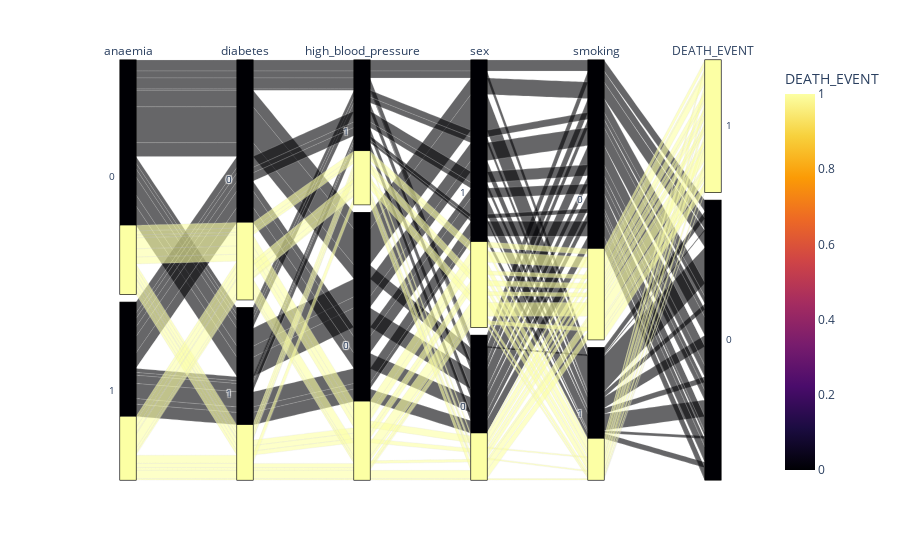

Source (notebook cell):
### Code cell
fig = px.parallel_categories(train[binary_columns], color='DEATH_EVENT', color_continuous_scale=px.colors.sequential.Inferno)
fig.show()

### Figure 1 — Plotly figure (JSON) as saved in the notebook; plotly's stock layout.template omitted (floating-point values rounded to 4 significant figures; data arrays with more than 128 entries replaced by an {"elided": "..."} marker saying what was removed)
{"data": [{"dimensions": [{"label": "anaemia", "values": {"elided": "299 int values"}}, {"label": "diabetes", "values": {"elided": "299 int values"}}, {"label": "high_blood_pressure", "values": {"elided": "299 int values"}}, {"label": "sex", "values": {"elided": "299 int values"}}, {"label": "smoking", "values": {"elided": "299 int values"}}, {"label": "DEATH_EVENT", "values": {"elided": "299 int values"}}], "domain": {"x": [0, 1], "y": [0, 1]}, "line": {"color": {"elided": "299 int values"}, "coloraxis": "coloraxis"}, "name": "", "type": "parcats"}], "layout": {"autosize": true, "coloraxis": {"colorbar": {"title": {"text": "DEATH_EVENT"}}, "colorscale": [[0, "#000004"], [0.1111, "#1b0c41"], [0.2222, "#4a0c6b"], [0.3333, "#781c6d"], [0.4444, "#a52c60"], [0.5556, "#cf4446"], [0.6667, "#ed6925"], [0.7778, "#fb9b06"], [0.8889, "#f7d13d"], [1, "#fcffa4"]]}, "legend": {"tracegroupgap": 0}, "margin": {"t": 60}}}
